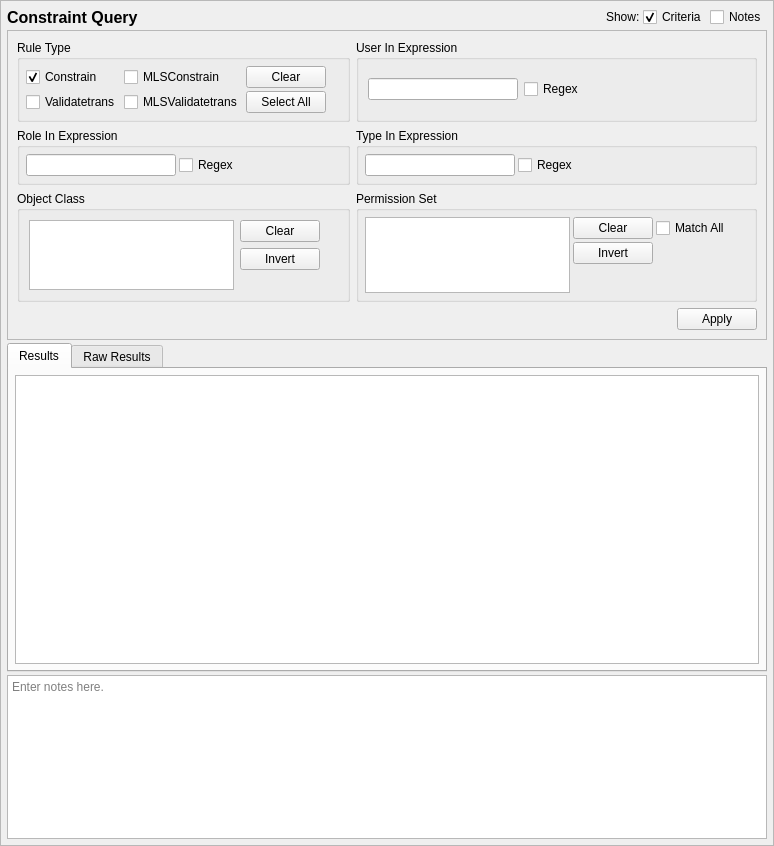
<?xml version="1.0" encoding="UTF-8"?>
<ui version="4.0">
 <class>ConstraintQueryTab_ui</class>
 <widget class="QScrollArea" name="ConstraintQueryTab_ui">
  <property name="geometry">
   <rect>
    <x>0</x>
    <y>0</y>
    <width>774</width>
    <height>846</height>
   </rect>
  </property>
  <property name="sizeAdjustPolicy">
   <enum>QAbstractScrollArea::AdjustToContents</enum>
  </property>
  <property name="widgetResizable">
   <bool>true</bool>
  </property>
  <widget class="QWidget" name="contents">
   <property name="geometry">
    <rect>
     <x>0</x>
     <y>0</y>
     <width>772</width>
     <height>844</height>
    </rect>
   </property>
   <property name="minimumSize">
    <size>
     <width>0</width>
     <height>0</height>
    </size>
   </property>
   <layout class="QGridLayout" name="gridLayout_9">
    <property name="leftMargin">
     <number>6</number>
    </property>
    <property name="topMargin">
     <number>6</number>
    </property>
    <property name="rightMargin">
     <number>6</number>
    </property>
    <property name="bottomMargin">
     <number>6</number>
    </property>
    <property name="spacing">
     <number>3</number>
    </property>
    <item row="0" column="3">
     <widget class="QCheckBox" name="criteria_expander">
      <property name="toolTip">
       <string>Show or hide the search criteria (no settings are lost)</string>
      </property>
      <property name="text">
       <string>Criteria</string>
      </property>
      <property name="checked">
       <bool>true</bool>
      </property>
     </widget>
    </item>
    <item row="0" column="0">
     <widget class="QLabel" name="label">
      <property name="sizePolicy">
       <sizepolicy hsizetype="Preferred" vsizetype="Fixed">
        <horstretch>0</horstretch>
        <verstretch>0</verstretch>
       </sizepolicy>
      </property>
      <property name="maximumSize">
       <size>
        <width>16777215</width>
        <height>20</height>
       </size>
      </property>
      <property name="font">
       <font>
        <pointsize>12</pointsize>
        <weight>75</weight>
        <bold>true</bold>
       </font>
      </property>
      <property name="text">
       <string>Constraint Query</string>
      </property>
     </widget>
    </item>
    <item row="0" column="1">
     <spacer name="horizontalSpacer_8">
      <property name="orientation">
       <enum>Qt::Horizontal</enum>
      </property>
      <property name="sizeHint" stdset="0">
       <size>
        <width>40</width>
        <height>20</height>
       </size>
      </property>
     </spacer>
    </item>
    <item row="5" column="0" colspan="5">
     <widget class="QTextEdit" name="notes">
      <property name="sizePolicy">
       <sizepolicy hsizetype="Preferred" vsizetype="Preferred">
        <horstretch>0</horstretch>
        <verstretch>1</verstretch>
       </sizepolicy>
      </property>
      <property name="minimumSize">
       <size>
        <width>0</width>
        <height>80</height>
       </size>
      </property>
      <property name="toolTip">
       <string>Optionally enter notes here about the query.</string>
      </property>
      <property name="placeholderText">
       <string>Enter notes here.</string>
      </property>
     </widget>
    </item>
    <item row="0" column="4">
     <widget class="QCheckBox" name="notes_expander">
      <property name="toolTip">
       <string>Show or hide the notes field (no data is lost)</string>
      </property>
      <property name="text">
       <string>Notes</string>
      </property>
     </widget>
    </item>
    <item row="4" column="0" colspan="5">
     <widget class="QTabWidget" name="results_frame">
      <property name="sizePolicy">
       <sizepolicy hsizetype="Preferred" vsizetype="MinimumExpanding">
        <horstretch>0</horstretch>
        <verstretch>2</verstretch>
       </sizepolicy>
      </property>
      <property name="currentIndex">
       <number>0</number>
      </property>
      <widget class="QWidget" name="results_framePage1">
       <property name="sizePolicy">
        <sizepolicy hsizetype="Preferred" vsizetype="MinimumExpanding">
         <horstretch>0</horstretch>
         <verstretch>0</verstretch>
        </sizepolicy>
       </property>
       <attribute name="title">
        <string>Results</string>
       </attribute>
       <layout class="QVBoxLayout" name="verticalLayout_3">
        <property name="leftMargin">
         <number>6</number>
        </property>
        <property name="topMargin">
         <number>6</number>
        </property>
        <property name="rightMargin">
         <number>6</number>
        </property>
        <property name="bottomMargin">
         <number>6</number>
        </property>
        <item>
         <widget class="QTableView" name="table_results">
          <property name="sizePolicy">
           <sizepolicy hsizetype="Preferred" vsizetype="MinimumExpanding">
            <horstretch>0</horstretch>
            <verstretch>0</verstretch>
           </sizepolicy>
          </property>
          <property name="sizeAdjustPolicy">
           <enum>QAbstractScrollArea::AdjustIgnored</enum>
          </property>
          <property name="alternatingRowColors">
           <bool>true</bool>
          </property>
          <property name="sortingEnabled">
           <bool>true</bool>
          </property>
         </widget>
        </item>
       </layout>
      </widget>
      <widget class="QWidget" name="results_framePage2">
       <property name="sizePolicy">
        <sizepolicy hsizetype="Preferred" vsizetype="MinimumExpanding">
         <horstretch>0</horstretch>
         <verstretch>0</verstretch>
        </sizepolicy>
       </property>
       <attribute name="title">
        <string>Raw Results</string>
       </attribute>
       <layout class="QVBoxLayout" name="verticalLayout_2">
        <property name="leftMargin">
         <number>6</number>
        </property>
        <property name="topMargin">
         <number>6</number>
        </property>
        <property name="rightMargin">
         <number>6</number>
        </property>
        <property name="bottomMargin">
         <number>6</number>
        </property>
        <item>
         <widget class="QPlainTextEdit" name="raw_results">
          <property name="sizePolicy">
           <sizepolicy hsizetype="Preferred" vsizetype="MinimumExpanding">
            <horstretch>0</horstretch>
            <verstretch>0</verstretch>
           </sizepolicy>
          </property>
          <property name="minimumSize">
           <size>
            <width>0</width>
            <height>0</height>
           </size>
          </property>
          <property name="font">
           <font>
            <family>Monospace</family>
           </font>
          </property>
          <property name="documentTitle">
           <string/>
          </property>
          <property name="lineWrapMode">
           <enum>QPlainTextEdit::NoWrap</enum>
          </property>
          <property name="readOnly">
           <bool>true</bool>
          </property>
         </widget>
        </item>
       </layout>
      </widget>
     </widget>
    </item>
    <item row="0" column="2">
     <widget class="QLabel" name="label_2">
      <property name="sizePolicy">
       <sizepolicy hsizetype="Preferred" vsizetype="Fixed">
        <horstretch>0</horstretch>
        <verstretch>0</verstretch>
       </sizepolicy>
      </property>
      <property name="text">
       <string>Show:</string>
      </property>
     </widget>
    </item>
    <item row="1" column="0" colspan="5">
     <widget class="QFrame" name="criteria_frame">
      <property name="sizePolicy">
       <sizepolicy hsizetype="Preferred" vsizetype="Preferred">
        <horstretch>0</horstretch>
        <verstretch>1</verstretch>
       </sizepolicy>
      </property>
      <property name="maximumSize">
       <size>
        <width>16777215</width>
        <height>16777215</height>
       </size>
      </property>
      <property name="frameShape">
       <enum>QFrame::StyledPanel</enum>
      </property>
      <property name="frameShadow">
       <enum>QFrame::Raised</enum>
      </property>
      <layout class="QGridLayout" name="gridLayout_3">
       <item row="0" column="0" colspan="2">
        <widget class="QGroupBox" name="ruletype_criteria">
         <property name="sizePolicy">
          <sizepolicy hsizetype="Preferred" vsizetype="Preferred">
           <horstretch>0</horstretch>
           <verstretch>0</verstretch>
          </sizepolicy>
         </property>
         <property name="maximumSize">
          <size>
           <width>16777215</width>
           <height>150</height>
          </size>
         </property>
         <property name="title">
          <string>Rule Type</string>
         </property>
         <layout class="QGridLayout" name="gridLayout">
          <property name="leftMargin">
           <number>6</number>
          </property>
          <property name="topMargin">
           <number>6</number>
          </property>
          <property name="rightMargin">
           <number>6</number>
          </property>
          <property name="bottomMargin">
           <number>6</number>
          </property>
          <property name="spacing">
           <number>3</number>
          </property>
          <item row="1" column="1">
           <widget class="QCheckBox" name="mlsvalidatetrans">
            <property name="text">
             <string>MLSValidatetrans</string>
            </property>
           </widget>
          </item>
          <item row="0" column="1">
           <widget class="QCheckBox" name="mlsconstrain">
            <property name="text">
             <string>MLSConstrain</string>
            </property>
           </widget>
          </item>
          <item row="0" column="5">
           <spacer name="horizontalSpacer">
            <property name="orientation">
             <enum>Qt::Horizontal</enum>
            </property>
            <property name="sizeHint" stdset="0">
             <size>
              <width>40</width>
              <height>20</height>
             </size>
            </property>
           </spacer>
          </item>
          <item row="1" column="4">
           <widget class="QPushButton" name="all_ruletypes">
            <property name="text">
             <string>Select All</string>
            </property>
           </widget>
          </item>
          <item row="0" column="0">
           <widget class="QCheckBox" name="constrain">
            <property name="text">
             <string>Constrain</string>
            </property>
            <property name="checked">
             <bool>true</bool>
            </property>
           </widget>
          </item>
          <item row="0" column="4">
           <widget class="QPushButton" name="clear_ruletypes">
            <property name="text">
             <string>Clear</string>
            </property>
            <property name="checkable">
             <bool>false</bool>
            </property>
           </widget>
          </item>
          <item row="1" column="0">
           <widget class="QCheckBox" name="validatetrans">
            <property name="text">
             <string>Validatetrans</string>
            </property>
            <property name="checked">
             <bool>false</bool>
            </property>
           </widget>
          </item>
         </layout>
        </widget>
       </item>
       <item row="1" column="0" colspan="2">
        <widget class="QGroupBox" name="role_criteria">
         <property name="maximumSize">
          <size>
           <width>16777215</width>
           <height>100</height>
          </size>
         </property>
         <property name="title">
          <string>Role In Expression</string>
         </property>
         <layout class="QGridLayout" name="gridLayout_2">
          <property name="leftMargin">
           <number>6</number>
          </property>
          <property name="topMargin">
           <number>6</number>
          </property>
          <property name="rightMargin">
           <number>6</number>
          </property>
          <property name="bottomMargin">
           <number>6</number>
          </property>
          <property name="spacing">
           <number>3</number>
          </property>
          <item row="0" column="0">
           <widget class="QLineEdit" name="role">
            <property name="sizePolicy">
             <sizepolicy hsizetype="Preferred" vsizetype="Fixed">
              <horstretch>0</horstretch>
              <verstretch>0</verstretch>
             </sizepolicy>
            </property>
            <property name="minimumSize">
             <size>
              <width>150</width>
              <height>0</height>
             </size>
            </property>
            <property name="maximumSize">
             <size>
              <width>250</width>
              <height>16777215</height>
             </size>
            </property>
           </widget>
          </item>
          <item row="0" column="2">
           <spacer name="horizontalSpacer_6">
            <property name="orientation">
             <enum>Qt::Horizontal</enum>
            </property>
            <property name="sizeHint" stdset="0">
             <size>
              <width>40</width>
              <height>20</height>
             </size>
            </property>
           </spacer>
          </item>
          <item row="0" column="1">
           <widget class="QCheckBox" name="role_regex">
            <property name="enabled">
             <bool>true</bool>
            </property>
            <property name="toolTip">
             <string>Use regular expressions to match the context's role.</string>
            </property>
            <property name="text">
             <string>Regex</string>
            </property>
           </widget>
          </item>
         </layout>
        </widget>
       </item>
       <item row="3" column="1" colspan="3">
        <widget class="QDialogButtonBox" name="buttonBox">
         <property name="standardButtons">
          <set>QDialogButtonBox::Apply</set>
         </property>
        </widget>
       </item>
       <item row="2" column="0" colspan="2">
        <widget class="QGroupBox" name="class_criteria">
         <property name="title">
          <string>Object Class</string>
         </property>
         <layout class="QGridLayout" name="gridLayout_4">
          <item row="0" column="0" rowspan="3" colspan="2">
           <widget class="QListView" name="tclass">
            <property name="sizePolicy">
             <sizepolicy hsizetype="Expanding" vsizetype="Preferred">
              <horstretch>0</horstretch>
              <verstretch>0</verstretch>
             </sizepolicy>
            </property>
            <property name="maximumSize">
             <size>
              <width>250</width>
              <height>16777215</height>
             </size>
            </property>
            <property name="toolTip">
             <string>Match the object class of the constraint.</string>
            </property>
            <property name="selectionMode">
             <enum>QAbstractItemView::ExtendedSelection</enum>
            </property>
           </widget>
          </item>
          <item row="0" column="2">
           <widget class="QPushButton" name="clear_class">
            <property name="text">
             <string>Clear</string>
            </property>
           </widget>
          </item>
          <item row="0" column="3">
           <spacer name="horizontalSpacer_4">
            <property name="orientation">
             <enum>Qt::Horizontal</enum>
            </property>
            <property name="sizeHint" stdset="0">
             <size>
              <width>40</width>
              <height>20</height>
             </size>
            </property>
           </spacer>
          </item>
          <item row="2" column="2">
           <spacer name="verticalSpacer_2">
            <property name="orientation">
             <enum>Qt::Vertical</enum>
            </property>
            <property name="sizeHint" stdset="0">
             <size>
              <width>20</width>
              <height>40</height>
             </size>
            </property>
           </spacer>
          </item>
          <item row="1" column="2">
           <widget class="QPushButton" name="invert_class">
            <property name="text">
             <string>Invert</string>
            </property>
           </widget>
          </item>
         </layout>
        </widget>
       </item>
       <item row="1" column="2" colspan="2">
        <widget class="QGroupBox" name="type_criteria">
         <property name="maximumSize">
          <size>
           <width>16777215</width>
           <height>100</height>
          </size>
         </property>
         <property name="title">
          <string>Type In Expression</string>
         </property>
         <layout class="QGridLayout" name="gridLayout_5">
          <property name="leftMargin">
           <number>6</number>
          </property>
          <property name="topMargin">
           <number>6</number>
          </property>
          <property name="rightMargin">
           <number>6</number>
          </property>
          <property name="bottomMargin">
           <number>6</number>
          </property>
          <property name="spacing">
           <number>3</number>
          </property>
          <item row="0" column="1">
           <widget class="QLineEdit" name="type_">
            <property name="sizePolicy">
             <sizepolicy hsizetype="Preferred" vsizetype="Fixed">
              <horstretch>0</horstretch>
              <verstretch>0</verstretch>
             </sizepolicy>
            </property>
            <property name="minimumSize">
             <size>
              <width>150</width>
              <height>0</height>
             </size>
            </property>
            <property name="maximumSize">
             <size>
              <width>250</width>
              <height>16777215</height>
             </size>
            </property>
           </widget>
          </item>
          <item row="0" column="3">
           <spacer name="horizontalSpacer_7">
            <property name="orientation">
             <enum>Qt::Horizontal</enum>
            </property>
            <property name="sizeHint" stdset="0">
             <size>
              <width>40</width>
              <height>20</height>
             </size>
            </property>
           </spacer>
          </item>
          <item row="0" column="2">
           <widget class="QCheckBox" name="type_regex">
            <property name="toolTip">
             <string>Use regular expressions to match the context's type.</string>
            </property>
            <property name="text">
             <string>Regex</string>
            </property>
           </widget>
          </item>
         </layout>
        </widget>
       </item>
       <item row="2" column="2" colspan="2">
        <widget class="QGroupBox" name="perms_criteria">
         <property name="title">
          <string>Permission Set</string>
         </property>
         <layout class="QGridLayout" name="gridLayout_6">
          <property name="leftMargin">
           <number>6</number>
          </property>
          <property name="topMargin">
           <number>6</number>
          </property>
          <property name="rightMargin">
           <number>6</number>
          </property>
          <property name="bottomMargin">
           <number>6</number>
          </property>
          <property name="spacing">
           <number>3</number>
          </property>
          <item row="1" column="2">
           <widget class="QPushButton" name="invert_perms">
            <property name="text">
             <string>Invert</string>
            </property>
           </widget>
          </item>
          <item row="0" column="2">
           <widget class="QPushButton" name="clear_perms">
            <property name="text">
             <string>Clear</string>
            </property>
           </widget>
          </item>
          <item row="0" column="4">
           <spacer name="horizontalSpacer_5">
            <property name="orientation">
             <enum>Qt::Horizontal</enum>
            </property>
            <property name="sizeHint" stdset="0">
             <size>
              <width>40</width>
              <height>20</height>
             </size>
            </property>
           </spacer>
          </item>
          <item row="0" column="3">
           <widget class="QCheckBox" name="perms_equal">
            <property name="toolTip">
             <string>A matching rule will have all of the selected permissions.</string>
            </property>
            <property name="text">
             <string>Match All</string>
            </property>
           </widget>
          </item>
          <item row="2" column="2">
           <spacer name="verticalSpacer">
            <property name="orientation">
             <enum>Qt::Vertical</enum>
            </property>
            <property name="sizeHint" stdset="0">
             <size>
              <width>20</width>
              <height>40</height>
             </size>
            </property>
           </spacer>
          </item>
          <item row="0" column="0" rowspan="3" colspan="2">
           <widget class="QListView" name="perms">
            <property name="sizePolicy">
             <sizepolicy hsizetype="Expanding" vsizetype="Preferred">
              <horstretch>0</horstretch>
              <verstretch>0</verstretch>
             </sizepolicy>
            </property>
            <property name="maximumSize">
             <size>
              <width>250</width>
              <height>16777215</height>
             </size>
            </property>
            <property name="toolTip">
             <string>The list of permissions common to selected object classes.</string>
            </property>
            <property name="selectionMode">
             <enum>QAbstractItemView::ExtendedSelection</enum>
            </property>
           </widget>
          </item>
         </layout>
        </widget>
       </item>
       <item row="0" column="2" colspan="2">
        <widget class="QGroupBox" name="user_critera">
         <property name="title">
          <string>User In Expression</string>
         </property>
         <layout class="QGridLayout" name="gridLayout_7">
          <item row="0" column="0">
           <widget class="QLineEdit" name="user">
            <property name="sizePolicy">
             <sizepolicy hsizetype="Preferred" vsizetype="Fixed">
              <horstretch>0</horstretch>
              <verstretch>0</verstretch>
             </sizepolicy>
            </property>
            <property name="minimumSize">
             <size>
              <width>150</width>
              <height>0</height>
             </size>
            </property>
            <property name="maximumSize">
             <size>
              <width>250</width>
              <height>16777215</height>
             </size>
            </property>
           </widget>
          </item>
          <item row="0" column="1">
           <widget class="QCheckBox" name="user_regex">
            <property name="enabled">
             <bool>true</bool>
            </property>
            <property name="toolTip">
             <string>Use regular expressions to match the context's role.</string>
            </property>
            <property name="text">
             <string>Regex</string>
            </property>
           </widget>
          </item>
          <item row="0" column="2">
           <spacer name="horizontalSpacer_2">
            <property name="orientation">
             <enum>Qt::Horizontal</enum>
            </property>
            <property name="sizeHint" stdset="0">
             <size>
              <width>133</width>
              <height>20</height>
             </size>
            </property>
           </spacer>
          </item>
         </layout>
        </widget>
       </item>
      </layout>
     </widget>
    </item>
   </layout>
  </widget>
 </widget>
 <tabstops>
  <tabstop>criteria_expander</tabstop>
  <tabstop>notes_expander</tabstop>
  <tabstop>constrain</tabstop>
  <tabstop>mlsconstrain</tabstop>
  <tabstop>validatetrans</tabstop>
  <tabstop>mlsvalidatetrans</tabstop>
  <tabstop>clear_ruletypes</tabstop>
  <tabstop>all_ruletypes</tabstop>
  <tabstop>role</tabstop>
  <tabstop>type_</tabstop>
  <tabstop>clear_class</tabstop>
  <tabstop>invert_class</tabstop>
  <tabstop>perms</tabstop>
  <tabstop>clear_perms</tabstop>
  <tabstop>invert_perms</tabstop>
  <tabstop>perms_equal</tabstop>
  <tabstop>results_frame</tabstop>
  <tabstop>table_results</tabstop>
  <tabstop>raw_results</tabstop>
  <tabstop>notes</tabstop>
 </tabstops>
 <resources/>
 <connections>
  <connection>
   <sender>criteria_expander</sender>
   <signal>toggled(bool)</signal>
   <receiver>criteria_frame</receiver>
   <slot>setVisible(bool)</slot>
   <hints>
    <hint type="sourcelabel">
     <x>629</x>
     <y>16</y>
    </hint>
    <hint type="destinationlabel">
     <x>379</x>
     <y>239</y>
    </hint>
   </hints>
  </connection>
  <connection>
   <sender>notes_expander</sender>
   <signal>toggled(bool)</signal>
   <receiver>notes</receiver>
   <slot>setVisible(bool)</slot>
   <hints>
    <hint type="sourcelabel">
     <x>735</x>
     <y>16</y>
    </hint>
    <hint type="destinationlabel">
     <x>386</x>
     <y>776</y>
    </hint>
   </hints>
  </connection>
  <connection>
   <sender>clear_perms</sender>
   <signal>clicked()</signal>
   <receiver>perms</receiver>
   <slot>clearSelection()</slot>
   <hints>
    <hint type="sourcelabel">
     <x>565</x>
     <y>312</y>
    </hint>
    <hint type="destinationlabel">
     <x>448</x>
     <y>330</y>
    </hint>
   </hints>
  </connection>
  <connection>
   <sender>clear_class</sender>
   <signal>clicked()</signal>
   <receiver>tclass</receiver>
   <slot>clearSelection()</slot>
   <hints>
    <hint type="sourcelabel">
     <x>282</x>
     <y>230</y>
    </hint>
    <hint type="destinationlabel">
     <x>132</x>
     <y>254</y>
    </hint>
   </hints>
  </connection>
 </connections>
</ui>
